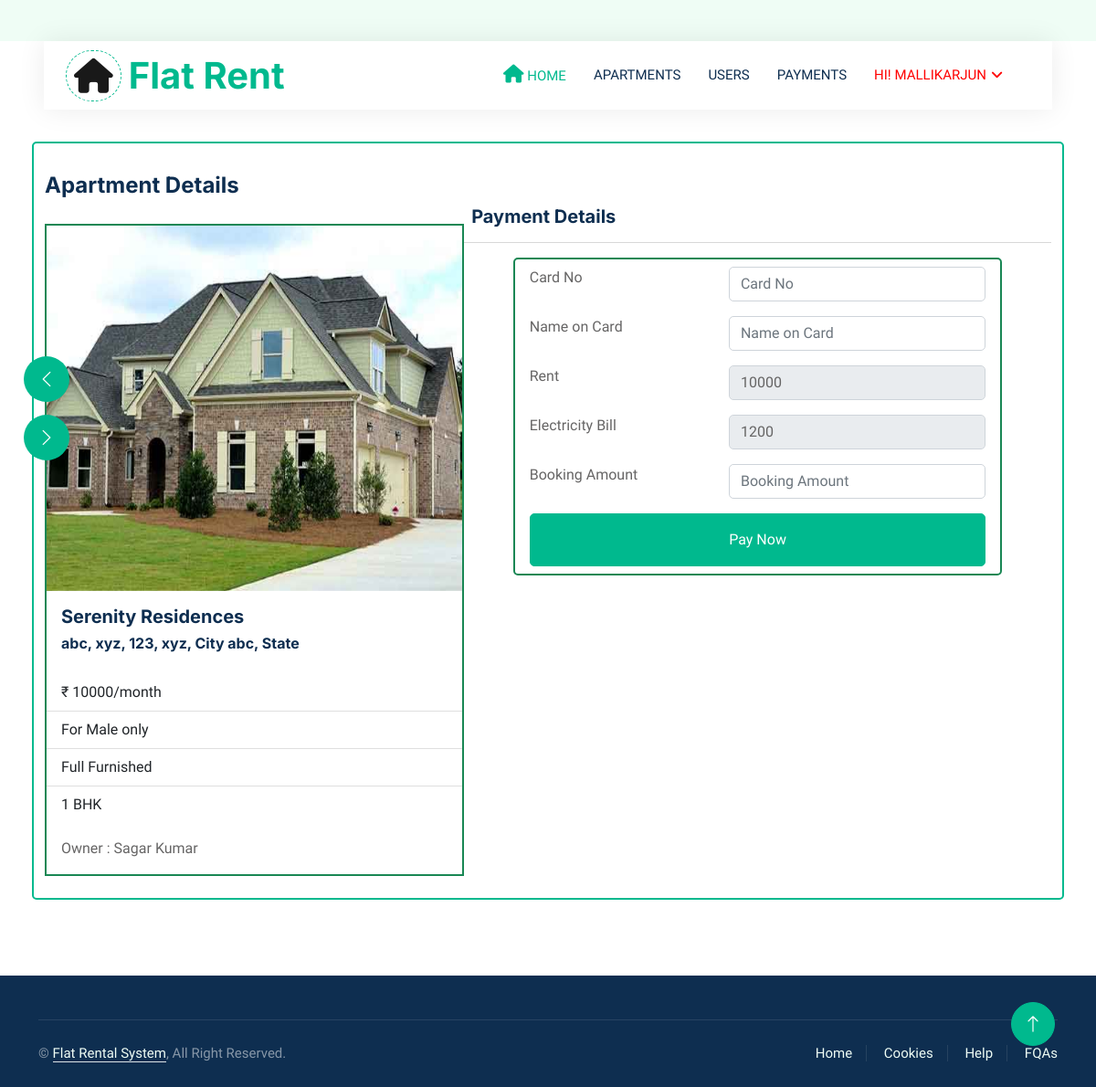
Page /user_apartment_detail/3/ (signed in) on the committed database.
### Flatapp/models.py (models this page shows, shortened)
class Apartment(models.Model):
    owner = models.ForeignKey(Owner, on_delete=models.CASCADE, null=True, blank=True)
    name = models.CharField(max_length=100, null=True, blank=True)
    address = models.CharField(max_length=100, null=True, blank=True)
    city = models.CharField(max_length=100, null=True, blank=True)
    state = models.CharField(max_length=200, null=True, blank=True)
    furnish = models.CharField(max_length=200, null=True, blank=True)
    atype = models.CharField(max_length=200, null=True, blank=True)
    ebill = models.CharField(max_length=200, null=True, blank=True)
    extra = models.CharField(max_length=200, null=True, blank=True)
    gender = models.CharField(max_length=200, null=True, blank=True)
    rent = models.CharField(max_length=200, null=True, blank=True)
    pic1 = models.FileField(null=True, blank=True)
    pic2 = models.FileField(null=True, blank=True)
    pic3 = models.FileField(null=True, blank=True)
    pic4 = models.FileField(null=True, blank=True)
    status = models.IntegerField(choices=STATUS, default=1)
    creationdate = models.DateTimeField(auto_now_add=True)

class Owner(models.Model):
    user = models.ForeignKey(User, on_delete=models.CASCADE, null=True, blank=True)
    address = models.CharField(max_length=100, null=True, blank=True)
    mobile = models.CharField(max_length=100, null=True, blank=True)
    elect_img = models.FileField(null=True, blank=True)
    sec_question = models.CharField(max_length=200, null=True, blank=True)
    answer = models.CharField(max_length=200, null=True, blank=True)
    aadhar_img = models.FileField(null=True, blank=True)
    gender = models.CharField(max_length=200, null=True, blank=True)
    status = models.IntegerField(choices=STATUS, default=2)
    creationdate = models.DateTimeField(auto_now_add=True)

### Flatapp/views.py (the view, shortened to what this page needs)
# urls.py: path('user_apartment_detail/<int:aid>/', user_apartment_detail, name="user_apartment_detail"),
@login_required(login_url='/user_login/')
def user_apartment_detail(request, aid):
    data = Apartment.objects.get(id=aid)
    existing_payment = Payment.objects.filter(apart=data, register__user=request.user).exists()
    return render(request, "user_apartment_detail.html", locals())

### Flatapp/templates/user_apartment_detail.html (shortened to what this page needs)
{% extends 'index.html' %}
{% load static %}
{% block body %}
<link rel="stylesheet" href="https://cdnjs.cloudflare.com/ajax/libs/font-awesome/6.2.0/css/all.min.css" />
<div class="container-fluid mb-5 wow fadeIn" data-wow-delay="0.1s" style="padding: 35px;">
            <div class="card container border border-2 border-primary py-4"><br><br>
                <div class="container-fluid header p-0"><br><br><br>
                  <div class="row py-2">
                    <div class="col-md-3 text-start">
                        <h4>Apartment Details</h4>
                    </div><br><br>
                  </div>
                <div class="row g-0 align-items-center flex-column-reverse flex-md-row">
                    <div class="col-md-5 animated fadeIn border border-2 border-success">
                        <div class="owl-carousel header-carousel">
                            <div class="owl-carousel-item">
                                <img class="img-fluid" src="{{data.pic1.url}}" style="width:505px;height:400px" alt="">
                            </div>
                        </div>
                        <div class="card-body">
                            <h5 class="card-title">{{data.name}}</h5>
                            <h6>
                                {{data.address}}, {{data.city}} {{data.state}}
                            </h6>
                          </div>
                          <ul class="list-group list-group-flush">
                            <li class="list-group-item">₹ {{data.rent}}/month</li>
                            <li class="list-group-item">
                              For {{data.gender}} only
                            </li>
                            <li class="list-group-item">{{data.furnish}}</li>
                            <li class="list-group-item">{{data.atype}}</li>
                          </ul>
                          <div class="card-body">
                            Owner : {{data.owner.user.first_name}}
                          </div>
                    </div>
                    <div class="col-md-7">
                        <h5 class="px-2" style="margin-top:-350px;">Payment Details</h5>
                        <hr>
                        <div class="wow fadeInUp justify-content-center" data-wow-delay="0.5s">
                            <form method="post" enctype="multipart/form-data">
                                <div class="col-md-10 g-3 container card border border-2 border-success">
                                    <div class="row py-2">
                                        <div class="col-md-5">
                                            <label for="Card">Card No</label>
                                        </div>
                                        <div class="col-md-7">
                                            <input type="number" name="cardno" id="Card" class="form-control col-md-8" placeholder="Card No" required oninput="validateCardNumber(this)">
                                        </div>
                                    </div>
                                    <div class="row py-2">
                                        <div class="col-md-5">
                                            <label for="Name">Name on Card</label>
                                        </div>
                                        <div class="col-md-7">
                                            <input type="text" id="Name" name="nameoncard" class="form-control col-md-8 " placeholder="Name on Card" required>
                                        </div>
                                    </div>
                                    <div class="row py-2">
                                        <div class="col-md-5">
                                            <label for="Rent">Rent</label>
                                        </div>
                                        <div class="col-md-7">
                                            <input type="text" id="Rent" class="form-control col-md-8" value="{{data.rent}}" placeholder="Rent" readonly>
                                        </div>
                                    </div>
                                    <div class="row py-2">
                                        <div class="col-md-5">
                                            <label for="Electricity">Electricity Bill</label>
                                        </div>
                                        <div class="col-md-7">
                                            <input type="text" id="Electricity" class="form-control col-md-8 " value="{{data.ebill}}" placeholder="Electricity Bill" readonly>
                                        </div>
                                    </div>
                                    <div class="row py-2">
                                        <div class="col-md-5">
                                            <label for="Booking">Booking Amount</label>
                                        </div>
                                        <div class="col-md-7">
                                            <input type="number" step="any" id="Booking" name="amount" class="form-control col-md-8 " placeholder="Booking Amount" required>
                                        </div>
                                    </div>
                                    <div class="col-12 py-2">
                                        <button class="btn btn-primary w-100 py-3" type="submit">Pay Now</button>
                                    </div>
                                </div>
                            </form>
                        </div>
                    </div>
                </div>
        </div>
            </div>
        </div>
{% endblock %}

### Flatapp/templates/index.html (shortened to what this page needs)
<!DOCTYPE html>
{% load static %}
<html lang="en">
<head>
    <link href="https://cdnjs.cloudflare.com/ajax/libs/font-awesome/5.10.0/css/all.min.css" rel="stylesheet">
    <link href="https://cdn.jsdelivr.net/npm/bootstrap-icons@1.4.1/font/bootstrap-icons.css" rel="stylesheet">
    <link href="{% static 'lib/animate/animate.min.css' %}" rel="stylesheet">
    <link href="{% static 'lib/owlcarousel/assets/owl.carousel.min.css' %}" rel="stylesheet">
    <link href="{% static 'css/bootstrap.min.css' %}" rel="stylesheet">
    <link rel="stylesheet" href="https://cdnjs.cloudflare.com/ajax/libs/font-awesome/4.7.0/css/font-awesome.min.css">
    <link href="{% static 'css/style.css' %}" rel="stylesheet">
</head>
<body>
    <div class="container-xxl bg-white p-0">
        <div class="container-fluid nav-bar bg-transparent">
            <nav class="navbar navbar-expand-lg bg-white navbar-light py-0 px-4">
                <a href="/" class="navbar-brand d-flex align-items-center text-center">
                    <div class="icon p-2 me-2">
                        <i class="fa fa-home" style='font-size:38px;'></i>
                    </div>
                    <h1 class="m-0 text-primary">Flat Rent</h1>
                </a>
                <div class="collapse navbar-collapse" id="navbarCollapse">
                    <div class="navbar-nav ms-auto">
                        <a href="/" class="nav-item nav-link active"><i class='fas fa-home' style='font-size:20px'></i> Home</a>
                        {% if request.user.is_authenticated %}
                            {% if request.user.is_staff %}
                                <a href="/owner_table/" class="nav-item nav-link"> Owners</a>
                                <a href="/user_table/" class="nav-item nav-link"> Users</a>
                                <a href="/apartment_admtable/" class="nav-item nav-link"> Apartments</a>
                                <a href="/feedback/" class="nav-item nav-link"> Feedbacks</a>
                                <div class="nav-item dropdown">
                                    <a href="#" class="nav-link dropdown-toggle" data-bs-toggle="dropdown" style="color:red"> Hi! {{ request.user.username }}</a>
                                    <div class="dropdown-menu rounded-0 m-0">
                                        <a href="/admin_change_password/" class="dropdown-item">Change Password</a>
                                        <a href="/logout_user/" class="dropdown-item">Logout</a>
                                    </div>
                                </div>
                        {% elif request.user.owner_set.all %}
                                <a href="/apartment_table/" class="nav-item nav-link"> Apartments</a>
                                <a href="/user_booking_list/" class="nav-item nav-link"> Users</a>
                                <a href="/user_payment/" class="nav-item nav-link"> Payments</a>
                                <div class="nav-item dropdown">
                                    <a href="#" class="nav-link dropdown-toggle" style="color:red" data-bs-toggle="dropdown"> Hi! {{ request.user.username }}</a>
                                </div>
                        {% endif %}
                    {% endif %}
                </div>
            </nav>
        </div>
{% block body %}
{% endblock %}
        <div class="container-fluid bg-dark text-white-50 footer pt-5 mt-5 wow fadeIn" data-wow-delay="0.1s">
            <div class="container">
                <div class="copyright">
                    <div class="row">
                        <div class="col-md-6 text-center text-md-start mb-3 mb-md-0">
                            &copy; <a class="border-bottom" href="#">Flat Rental System</a>, All Right Reserved.
								</div>
                        <div class="col-md-6 text-center text-md-end">
                            <div class="footer-menu">
                                <a href="">Home</a>
                                <a href="">Cookies</a>
                                <a href="">Help</a>
                                <a href="">FQAs</a>
                            </div>
                        </div>
                    </div>
                </div>
            </div>
        </div>
        <a href="#" class="btn btn-lg btn-primary btn-lg-square back-to-top"><i class="bi bi-arrow-up"></i></a>
    </div>
</body>
</html>

### Flatapp/static/css/style.css (style rules this page uses)
:root { --primary: #00B98E; --secondary: #FF6922; --light: #EFFDF5; --dark: #0E2E50; }
.back-to-top { position: fixed; display: none; right: 45px; bottom: 45px; z-index: 99; }
.btn { transition: .5s; }
.btn.btn-primary, .btn.btn-secondary { color: #FFFFFF; }
.btn-lg-square { width: 48px; height: 48px; }
.btn-square, .btn-sm-square, .btn-lg-square { padding: 0; display: flex; align-items: center; justify-content: center; font-weight: normal; border-radius: 50px; }
.nav-bar { position: relative; margin-top: 45px; padding: 0 3rem; transition: .5s; z-index: 9999; }
.navbar { box-shadow: 0 0 30px rgba(0, 0, 0, .08); }
.navbar .dropdown-toggle::after { border: none; content: "\f107"; font-family: "Font Awesome 5 Free"; font-weight: 900; vertical-align: middle; margin-left: 5px; transition: .5s; }
.navbar-light .navbar-nav .nav-link { margin-right: 30px; padding: 25px 0; color: #FFFFFF; font-size: 15px; text-transform: uppercase; outline: none; }
.navbar-light .navbar-nav .nav-link:hover, .navbar-light .navbar-nav .nav-link.active { color: var(--primary); }
.navbar-light .navbar-brand { height: 75px; }
.navbar-light .navbar-nav .nav-link { color: var(--dark); font-weight: 500; }
@media (min-width: 992px) { .header { margin-top: -120px; } }
.icon { padding: 15px; display: inline-flex; align-items: center; justify-content: center; background: #FFFFFF !important; border-radius: 50px; border: 1px dashed var(--primary) !important; }
.footer .copyright { padding: 25px 0; font-size: 15px; border-top: 1px solid rgba(256, 256, 256, .1); }
.footer .copyright a { color: var(--light); }
.footer .footer-menu a { margin-right: 15px; padding-right: 15px; border-right: 1px solid rgba(255, 255, 255, .1); }
.footer .footer-menu a:last-child { margin-right: 0; padding-right: 0; border-right: none; }

### rows in the picture
Apartment: pic1 (picture), name "Serenity Residences", address "abc, xyz, 123", city "xyz, City", state "abc, State", rent "10000", gender "Male", furnish "Full Furnished", atype "1 BHK", owner.user.first_name "Sagar Kumar", ebill "1200"

### other values in the picture
{{ request.user.username }} "MALLIKARJUN"
